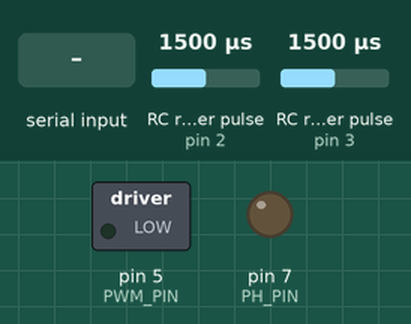
Simulated run of this sketch. Board: Arduino Uno, built with avr-gcc and run on an emulated ATmega328P. Parts: switched loads named in the sketch (green lamp = pin HIGH), output pins drawn as LEDs (lit = HIGH). Wiring (inferred from the names in the program): 2 × RC receiver channel: data pin 2 / data pin 3. Inputs (shaded band) come from the test bench; at power-on: RC receiver pulse (sensors on pin 2, pin 3) 1500 µs. What the sketch prints to the serial monitor is not drawn.

Above: at 1.2 s.
1.3 s: "5\n" received over Serial
At 4.0 s:
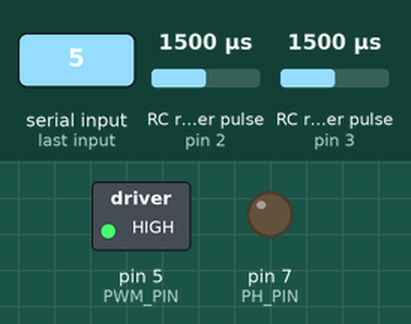
4.3 s: RC receiver pulse (sensor on pin 2) set to 1020 µs
At 5.46 s:
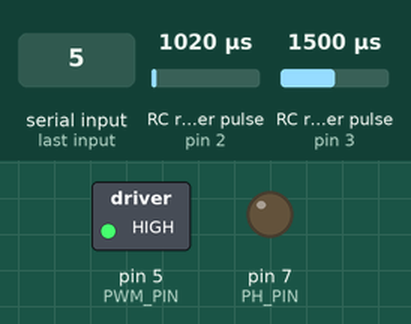
Timing chart, 0 to 7.3 s (numbered marks = the images above; inputs shaded):
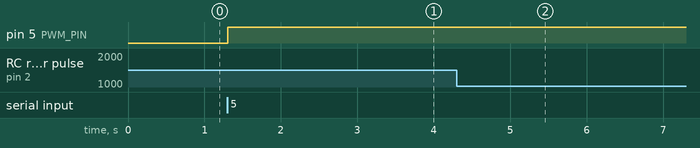

Measured:
- after the input at 1.3 s, pin 5 (PWM_PIN): LOW → HIGH at once
- after the input at 4.3 s, pin 5 (PWM_PIN): stays HIGH (without the input it goes to HIGH after 5.5 s)

The sketch:

DCMotorPositionControl.ino
```cpp
/*
 * DEBUG STATEMENTS
 *
 * Uncomment DEBUG in order to see debug statements printed to serial.
 */
 //#define DEBUG
 #ifdef DEBUG
  #define DBprint(x) Serial.print(x)
  #define DBprintln(x) Serial.println(x)
 #else
  #define DBprint(x)
  #define DBprintln(x)
 #endif

/*
 * INCLUDES
 */

/*
 * DEFINITIONS
 */

// Motor direction (0 or 1), if the motor is spinning CW when it should spin
// CCW, just change this 0 to a 1
#define MOTOR_DIR 0

// Mechanical specifications
#define GEAR_RATIO 4.995 // 4.995:1 (geared down)
#define CPR 12 // Counts per revolution of the quadrature encoder
#define PPR CPR/4 // for quad encoder reading only rising edge on one channel

// Motor encoder channel pins A and B (note these are the Arduino digital pin
// numbers)
#define CHANNEL_PIN_A 3 // Also INT0, SCL
#define CHANNEL_PIN_B 2 // Also INT1, SDA

// Motor driver pins (Arduino digital pin numbers)
#define PH_PIN 7
#define PWM_PIN 5

// Timing constants
#define ENC_SAMPLE_PER 1000 // Encoder sample period in us

// Baud rate for serial communication
#define SERIAL_BAUD 115200

// PID controller constants
#define KP 60
#define KI 0
#define KD 20
#define INTEGRAL_MAX 16000

// Motor driver
#define PWM_MAX 255 // Maximum PWM value
#define PWM_MIN 60 // Minimum PWM value, min voltage = (PWM_MIN/255)*Driving voltage

// Communication codes
#define KILL_SWITCH 31337 // Stop powering the motor
#define SYNC 31338 // Reset the tick count

/*
 * VARIABLES
 */

// Volatile variables for the ISR
volatile int portState = 0;
volatile long encoderTicks = 0;
volatile bool changedTick = 0;

// Timing
unsigned long curTime = 0;
unsigned long lastTime = 0;

// PID
double integral = 0;
double lastError = 0;
double motorPWM = 0;
double setPoint = KILL_SWITCH;

/*
 * SETUP
 *
 * Initializes the motor driver, quadrature encoder, and PID controller. If
 * DEBUG is set to 1, it will also begin serial communication.
 */

void setup() {

  Serial.begin(SERIAL_BAUD);

  // Motor driver
  // Set the pwm and phase pins as outputs
  pinMode(PH_PIN, OUTPUT);
  pinMode(PWM_PIN, OUTPUT);
  // Start both pins at 0 just in case
  analogWrite(PH_PIN, 0);
  analogWrite(PWM_PIN, 0);

  // Quadrature encoder
  // Set pins as inputs
  pinMode(CHANNEL_PIN_A, INPUT);
  pinMode(CHANNEL_PIN_B, INPUT);
  // Enable internal pull up resistors
  digitalWrite(CHANNEL_PIN_A, LOW);
  digitalWrite(CHANNEL_PIN_B, LOW);
  // Attach an interrupt to channel A
  attachInterrupt(digitalPinToInterrupt(CHANNEL_PIN_A),
    encoderInterruptA, CHANGE);
  // Attach an interrupt to channel B
  attachInterrupt(digitalPinToInterrupt(CHANNEL_PIN_B),
    encoderInterruptB, CHANGE);

}

void loop() {

  curTime = micros();
  if (curTime-lastTime >= ENC_SAMPLE_PER) {

    #ifdef DEBUG
      while (Serial.available() > 0) {
        setPoint = Serial.parseInt();
        if (setPoint == 1337) while (1);
        if (Serial.read() == '\n') break;
      }
    #else
      if (changedTick) {
        Serial.print(encoderTicks);
        changedTick = 0;
      }
      while (Serial.available() > 0) {
        setPoint = Serial.parseInt();
        Serial.read(); // Flush the buffer
      }
    #endif

    motorPWM = PID( setPoint, encoderTicks, integral, lastError );
    if (setPoint == KILL_SWITCH) {
      motorPWM = 0;
    } else if (setPoint == SYNC) {
      encoderTicks = 0;
      setPoint = KILL_SWITCH;
      motorPWM = 0;
    }

    driveDCMotor(motorPWM);

    DBprint(",\tSP: ");
    DBprint(setPoint);
    DBprint(",\tEncTick: ");
    DBprintln(encoderTicks);

    lastTime = curTime;

  }

}

void encoderInterruptA() {
  portState = PIND & B11;
  switch ( portState ) {
    case B00:
    case B11:
      #if MOTOR_DIR
        encoderTicks += 1;
      #else
        encoderTicks -= 1;
      #endif
      break;
    case B01:
    case B10:
      #if MOTOR_DIR
        encoderTicks -= 1;
      #else
        encoderTicks += 1;
      #endif
      break;
  }
  changedTick = 1;
}

void encoderInterruptB() {
  portState = PIND & B11;
  switch ( portState ) {
    case B00:
    case B11:
      #if MOTOR_DIR
        encoderTicks -= 1;
      #else
        encoderTicks += 1;
      #endif
      break;
    case B01:
    case B10:
      #if MOTOR_DIR
        encoderTicks += 1;
      #else
        encoderTicks -= 1;
      #endif
      break;
  }
  changedTick = 1;
}

double PID( const double setPoint, const long input, double &integral, double &lastError) {

  double error = setPoint - input;

  /* Integral tends to overflow, we will make sure it doesn't here
  if (integral > INTEGRAL_MAX) {
    integral = INTEGRAL_MAX;
  } else if (integral < -INTEGRAL_MAX) {
    integral = -INTEGRAL_MAX;
  }*/

  double proportional = KP*error;
  integral += KI*error;
  double derivative = KD*(error - lastError);

  lastError = error;

  DBprint("P: ");
  DBprint(proportional);
  DBprint(",\t\tI: ");
  DBprint(integral);
  DBprint(",\t\tD: ");
  DBprint(derivative);
  DBprint(",\t\tErr: ");
  DBprint(error);

  return (proportional + integral + derivative);

}

void driveDCMotor( double input ) {

  int motorDir = 0;

  if (input < 0) {
    motorDir = 1;
    input = -input;
  }

  // Don't go over the maximum
  if (input > PWM_MAX) {
    input = PWM_MAX;
  // Don't go under the minimum
  } /* else if (input < PWM_MIN) {
    input = 0;
  }*/

  DBprint(",\t\tDir: ");
  DBprint(motorDir);
  DBprint(",\tPWM: ");
  DBprint(input);

  digitalWrite(PH_PIN, motorDir);
  analogWrite(PWM_PIN, (int)input);

  return;

}
```
